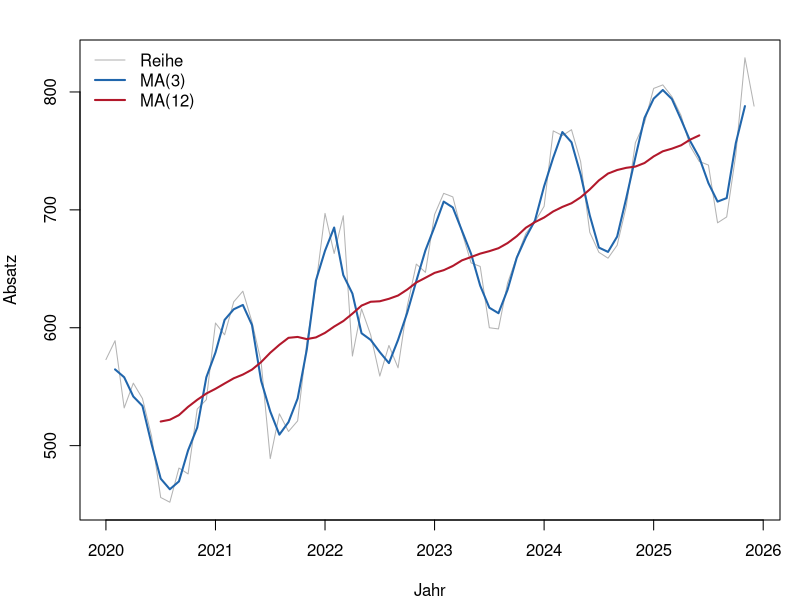
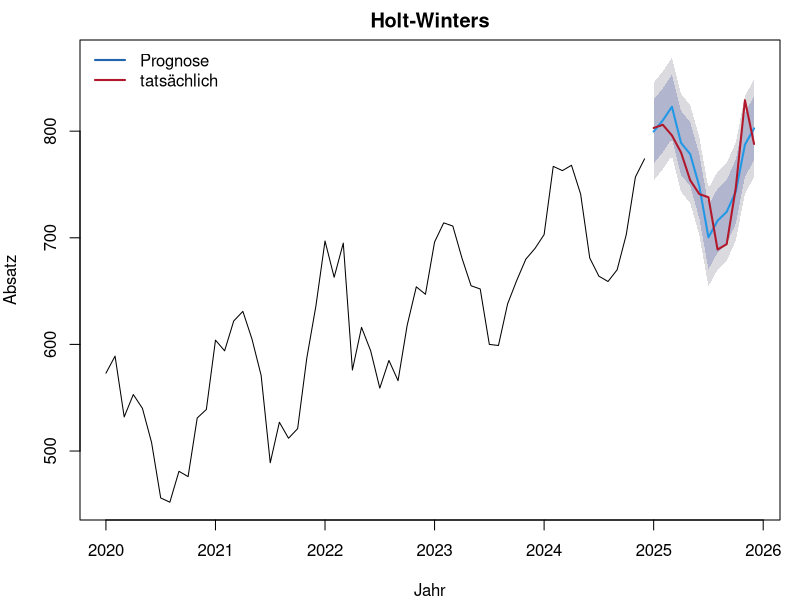
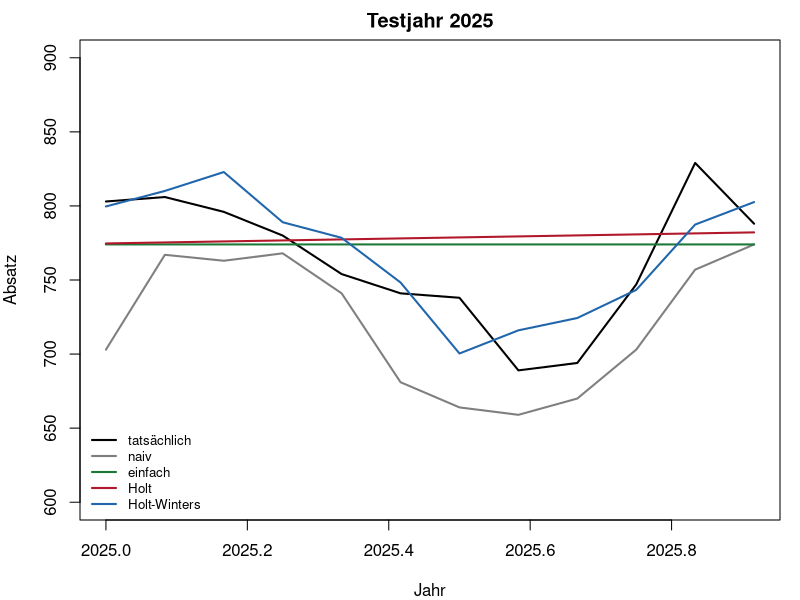
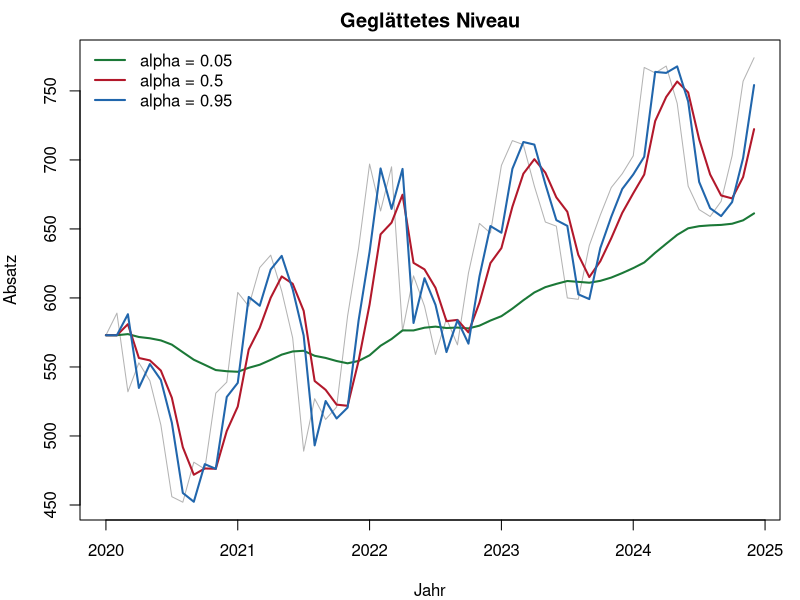
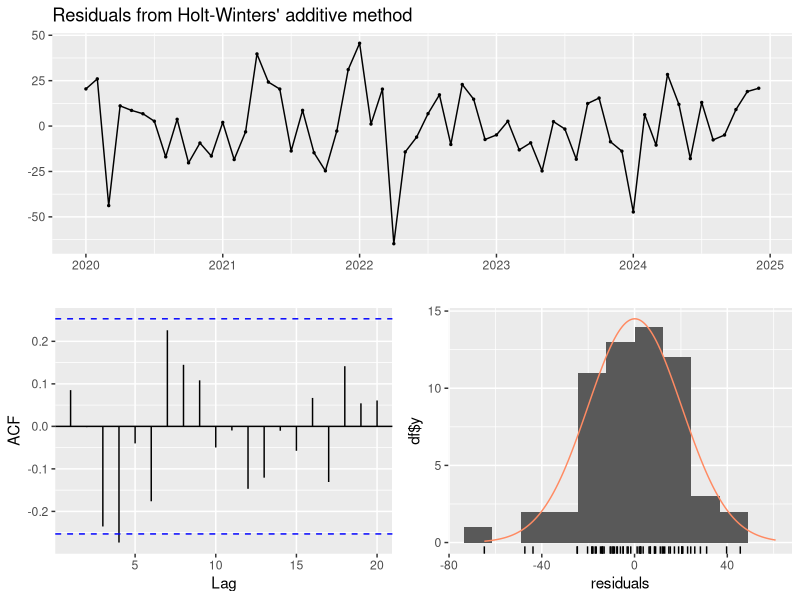

Reproduce these figures in R, in order.
## ---- chunk 1
#| label: setup-r
#| include: false
library(forecast)

monate <- 72
t <- 1:monate

# Feste Restwerte, damit R und Python mit derselben Reihe rechnen
rest <- c(
  17.3, 16.1, -39.6, -2.9, 11.4, 8.5, -20.5, -15.1,
  5.2, -24.6, -4.2, -33.9, 0.2, -26.6, 1.7, 27.5,
  28.3, 23.6, -34.9, 11.4, -11.9, -27.7, 3.8, 14.8,
  45.7, -5.8, 27.1, -75.1, -7.9, -0.7, -13.7, 21.5,
  -5.8, 21.3, 22.3, -21.9, -4, -2.1, -4.6, -18.4,
  -17.8, 9.5, -20.2, -12.1, 17.7, 15.9, 0, -27.1,
  -44.5, 2.5, -1.1, 20.8, 20.4, -10.2, -4.5, -0.5,
  1.7, 10.4, 29.8, 9.4, 7, -6.1, -16.2, -15.7,
  -14.3, 1.6, 21.2, -18.4, -21.7, 6, 53.4, -25.3)

absatz <- ts(round(500 + 4 * t + 60 * sin(2 * pi * t / 12) +
                     25 * cos(2 * pi * t / 12) + rest),
             start = c(2020, 1), frequency = 12)

# Trainings- und Testteil: die letzten zwoelf Monate bleiben ungesehen
training <- window(absatz, end = c(2024, 12))
test <- window(absatz, start = c(2025, 1))
## ---- chunk 2
#| label: fig-b1-gl-r
#| fig-cap: "Beispiel 1: die Reihe mit gleitenden Durchschnitten über 3 und 12 Monate."
absatz_ma3 <- ma(absatz, order = 3)
absatz_ma12 <- ma(absatz, order = 12)

par(mar = c(4, 4, 2, 1))
plot(absatz, col = "grey70", ylab = "Absatz", xlab = "Jahr")
lines(absatz_ma3, col = "#2166ac", lwd = 2)
lines(absatz_ma12, col = "#b2182b", lwd = 2)
legend("topleft", legend = c("Reihe", "MA(3)", "MA(12)"),
       col = c("grey70", "#2166ac", "#b2182b"), lwd = c(1, 2, 2), bty = "n")

round(rbind(
  streuung = c(reihe = sd(absatz), ma3 = sd(absatz_ma3, na.rm = TRUE),
               ma12 = sd(absatz_ma12, na.rm = TRUE)),
  fehlende_werte = c(0, sum(is.na(absatz_ma3)), sum(is.na(absatz_ma12)))
), 1)
## ---- chunk 3
#| label: fig-b2-gl-r
#| fig-cap: "Beispiel 2: Holt-Winters mit Prognoseintervall, dazu die tatsächlichen Werte."
modell_hw <- hw(training, h = 12, seasonal = "additive")
modell_hw$model

par(mar = c(4, 4, 2, 1))
plot(modell_hw, ylab = "Absatz", xlab = "Jahr", main = "Holt-Winters")
lines(test, col = "#b2182b", lwd = 2)
legend("topleft", legend = c("Prognose", "tatsächlich"),
       col = c("#2166ac", "#b2182b"), lwd = 2, bty = "n")

round(cbind(prognose = as.numeric(modell_hw$mean),
            unten = as.numeric(modell_hw$lower[, "95%"]),
            oben = as.numeric(modell_hw$upper[, "95%"]),
            tatsaechlich = as.numeric(test),
            fehler = as.numeric(test) - as.numeric(modell_hw$mean)), 1)

round(accuracy(modell_hw, test)[, c("RMSE", "MAE", "MAPE")], 2)
## ---- chunk 4
#| label: fig-b3-gl-r
#| fig-cap: "Beispiel 3: die vier Prognosen nebeneinander."
#| fig-height: 3.6
naiv <- snaive(training, h = 12)
modell_ses <- ses(training, h = 12)
modell_holt <- holt(training, h = 12)

par(mar = c(4, 4, 2, 1))
plot(test, col = "black", lwd = 2, ylim = c(600, 900),
     ylab = "Absatz", xlab = "Jahr", main = "Testjahr 2025")
lines(naiv$mean, col = "grey50", lwd = 2)
lines(modell_ses$mean, col = "#1b7837", lwd = 2)
lines(modell_holt$mean, col = "#b2182b", lwd = 2)
lines(modell_hw$mean, col = "#2166ac", lwd = 2)
legend("bottomleft",
       legend = c("tatsächlich", "naiv", "einfach", "Holt", "Holt-Winters"),
       col = c("black", "grey50", "#1b7837", "#b2182b", "#2166ac"),
       lwd = 2, bty = "n", cex = 0.8)

spalten <- c("RMSE", "MAE", "MAPE")
round(rbind(
  naiv_saisonal = accuracy(naiv, test)["Test set", spalten],
  einfach = accuracy(modell_ses, test)["Test set", spalten],
  holt = accuracy(modell_holt, test)["Test set", spalten],
  holt_winters = accuracy(modell_hw, test)["Test set", spalten]
), 2)
## ---- chunk 5
#| label: fig-b4-gl-r
#| fig-cap: "Beispiel 4: dieselbe Glättung mit alpha = 0.05, 0.5 und 0.95."
#| fig-height: 3.6
alphas <- c(0.05, 0.5, 0.95)
farben <- c("#1b7837", "#b2182b", "#2166ac")

par(mar = c(4, 4, 2, 1))
plot(training, col = "grey70", ylab = "Absatz", xlab = "Jahr",
     main = "Geglättetes Niveau")
for (i in seq_along(alphas)) {
  m <- ses(training, h = 12, alpha = alphas[i], initial = "simple")
  lines(fitted(m), col = farben[i], lwd = 2)
}
legend("topleft", legend = paste("alpha =", alphas), col = farben,
       lwd = 2, bty = "n")

spalten <- c("RMSE", "MAE")
ergebnisse <- t(sapply(alphas, function(a) {
  m <- ses(training, h = 12, alpha = a, initial = "simple")
  accuracy(m, test)["Test set", spalten]
}))
rownames(ergebnisse) <- paste("alpha", alphas)
round(rbind(ergebnisse,
            geschaetzt = accuracy(modell_ses, test)["Test set", spalten]), 2)
## ---- chunk 6
#| label: fig-b5-gl-r
#| fig-cap: "Beispiel 5: Residuen des Holt-Winters-Modells — Verlauf, ACF und Verteilung."
#| fig-height: 4
checkresiduals(modell_hw$model)
